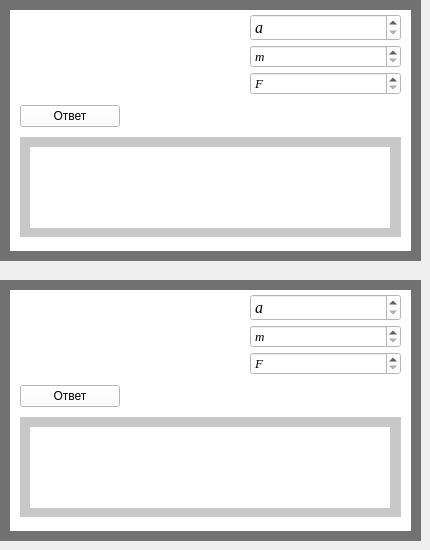
      <widget class="QWidget" name="tab_8">
       <attribute name="title">
        <string>Закон ньютона</string>
       </attribute>
       <widget class="QWidget" name="widget_19" native="true">
        <property name="geometry">
         <rect>
          <x>0</x>
          <y>0</y>
          <width>421</width>
          <height>261</height>
         </rect>
        </property>
        <property name="styleSheet">
         <string notr="true">background-color: rgb(0, 0, 0);
background-color: rgb(113, 113, 113);</string>
        </property>
        <widget class="QWidget" name="widget_20" native="true">
         <property name="geometry">
          <rect>
           <x>10</x>
           <y>10</y>
           <width>401</width>
           <height>241</height>
          </rect>
         </property>
         <property name="styleSheet">
          <string notr="true">background-color: rgb(255, 255, 255);</string>
         </property>
         <widget class="QWidget" name="verticalLayoutWidget_27">
          <property name="geometry">
           <rect>
            <x>10</x>
            <y>0</y>
            <width>381</width>
            <height>231</height>
           </rect>
          </property>
          <layout class="QVBoxLayout" name="verticalLayout_32">
           <item>
            <layout class="QHBoxLayout" name="horizontalLayout_18">
             <property name="spacing">
              <number>50</number>
             </property>
             <item>
              <widget class="QLabel" name="label_52">
               <property name="minimumSize">
                <size>
                 <width>180</width>
                 <height>0</height>
                </size>
               </property>
               <property name="styleSheet">
                <string notr="true">background-color: rgb(255, 255, 255);</string>
               </property>
               <property name="text">
                <string/>
               </property>
               <property name="pixmap">
                <pixmap>D:/Downloads/55.png</pixmap>
               </property>
              </widget>
             </item>
             <item>
              <layout class="QVBoxLayout" name="verticalLayout_33">
               <property name="spacing">
                <number>4</number>
               </property>
               <item>
                <widget class="QSpinBox" name="spinBox_61">
                 <property name="font">
                  <font>
                   <family>Times New Roman</family>
                   <pointsize>12</pointsize>
                   <italic>true</italic>
                  </font>
                 </property>
                 <property name="specialValueText">
                  <string>a</string>
                 </property>
                 <property name="maximum">
                  <number>1000000000</number>
                 </property>
                </widget>
               </item>
               <item>
                <widget class="QSpinBox" name="spinBox_62">
                 <property name="font">
                  <font>
                   <family>Times New Roman</family>
                   <pointsize>10</pointsize>
                   <italic>true</italic>
                  </font>
                 </property>
                 <property name="specialValueText">
                  <string>m</string>
                 </property>
                 <property name="maximum">
                  <number>1000000000</number>
                 </property>
                </widget>
               </item>
               <item>
                <widget class="QSpinBox" name="spinBox_63">
                 <property name="font">
                  <font>
                   <family>Times New Roman</family>
                   <pointsize>10</pointsize>
                   <italic>true</italic>
                  </font>
                 </property>
                 <property name="specialValueText">
                  <string>F</string>
                 </property>
                 <property name="maximum">
                  <number>1000000000</number>
                 </property>
                </widget>
               </item>
              </layout>
             </item>
            </layout>
           </item>
           <item>
            <widget class="QPushButton" name="pushButton_18">
             <property name="minimumSize">
              <size>
               <width>100</width>
               <height>0</height>
              </size>
             </property>
             <property name="maximumSize">
              <size>
               <width>100</width>
               <height>16777215</height>
              </size>
             </property>
             <property name="text">
              <string>Ответ</string>
             </property>
            </widget>
           </item>
           <item>
            <widget class="QWidget" name="widget_75" native="true">
             <property name="minimumSize">
              <size>
               <width>0</width>
               <height>100</height>
              </size>
             </property>
             <property name="maximumSize">
              <size>
               <width>400</width>
               <height>100</height>
              </size>
             </property>
             <property name="styleSheet">
              <string notr="true">background-color: rgb(200, 200, 200);</string>
             </property>
             <widget class="QLabel" name="label_53">
              <property name="geometry">
               <rect>
                <x>10</x>
                <y>10</y>
                <width>360</width>
                <height>81</height>
               </rect>
              </property>
              <property name="minimumSize">
               <size>
                <width>360</width>
                <height>0</height>
               </size>
              </property>
              <property name="maximumSize">
               <size>
                <width>360</width>
                <height>16777215</height>
               </size>
              </property>
              <property name="styleSheet">
               <string notr="true">background-color: rgb(255, 255, 255);</string>
              </property>
              <property name="text">
               <string/>
              </property>
             </widget>
            </widget>
           </item>
          </layout>
         </widget>
        </widget>
       </widget>
       <widget class="QWidget" name="widget_105" native="true">
        <property name="geometry">
         <rect>
          <x>0</x>
          <y>280</y>
          <width>421</width>
          <height>261</height>
         </rect>
        </property>
        <property name="styleSheet">
         <string notr="true">background-color: rgb(0, 0, 0);
background-color: rgb(113, 113, 113);</string>
        </property>
        <widget class="QWidget" name="widget_110" native="true">
         <property name="geometry">
          <rect>
           <x>10</x>
           <y>10</y>
           <width>401</width>
           <height>241</height>
          </rect>
         </property>
         <property name="styleSheet">
          <string notr="true">background-color: rgb(255, 255, 255);</string>
         </property>
         <widget class="QWidget" name="verticalLayoutWidget_55">
          <property name="geometry">
           <rect>
            <x>10</x>
            <y>0</y>
            <width>381</width>
            <height>231</height>
           </rect>
          </property>
          <layout class="QVBoxLayout" name="verticalLayout_81">
           <item>
            <layout class="QHBoxLayout" name="horizontalLayout_45">
             <property name="spacing">
              <number>50</number>
             </property>
             <item>
              <widget class="QLabel" name="label_90">
               <property name="minimumSize">
                <size>
                 <width>180</width>
                 <height>0</height>
                </size>
               </property>
               <property name="styleSheet">
                <string notr="true">background-color: rgb(255, 255, 255);</string>
               </property>
               <property name="text">
                <string/>
               </property>
               <property name="pixmap">
                <pixmap>D:/Downloads/55.png</pixmap>
               </property>
              </widget>
             </item>
             <item>
              <layout class="QVBoxLayout" name="verticalLayout_82">
               <property name="spacing">
                <number>4</number>
               </property>
               <item>
                <widget class="QSpinBox" name="spinBox_127">
                 <property name="font">
                  <font>
                   <family>Times New Roman</family>
                   <pointsize>12</pointsize>
                   <italic>true</italic>
                  </font>
                 </property>
                 <property name="specialValueText">
                  <string>a</string>
                 </property>
                 <property name="maximum">
                  <number>1000000000</number>
                 </property>
                </widget>
               </item>
               <item>
                <widget class="QSpinBox" name="spinBox_128">
                 <property name="font">
                  <font>
                   <family>Times New Roman</family>
                   <pointsize>10</pointsize>
                   <italic>true</italic>
                  </font>
                 </property>
                 <property name="specialValueText">
                  <string>m</string>
                 </property>
                 <property name="maximum">
                  <number>1000000000</number>
                 </property>
                </widget>
               </item>
               <item>
                <widget class="QSpinBox" name="spinBox_129">
                 <property name="font">
                  <font>
                   <family>Times New Roman</family>
                   <pointsize>10</pointsize>
                   <italic>true</italic>
                  </font>
                 </property>
                 <property name="specialValueText">
                  <string>F</string>
                 </property>
                 <property name="maximum">
                  <number>1000000000</number>
                 </property>
                </widget>
               </item>
              </layout>
             </item>
            </layout>
           </item>
           <item>
            <widget class="QPushButton" name="pushButton_59">
             <property name="minimumSize">
              <size>
               <width>100</width>
               <height>0</height>
              </size>
             </property>
             <property name="maximumSize">
              <size>
               <width>100</width>
               <height>16777215</height>
              </size>
             </property>
             <property name="text">
              <string>Ответ</string>
             </property>
            </widget>
           </item>
           <item>
            <widget class="QWidget" name="widget_111" native="true">
             <property name="minimumSize">
              <size>
               <width>0</width>
               <height>100</height>
              </size>
             </property>
             <property name="maximumSize">
              <size>
               <width>400</width>
               <height>100</height>
              </size>
             </property>
             <property name="styleSheet">
              <string notr="true">background-color: rgb(200, 200, 200);</string>
             </property>
             <widget class="QLabel" name="label_91">
              <property name="geometry">
               <rect>
                <x>10</x>
                <y>10</y>
                <width>360</width>
                <height>81</height>
               </rect>
              </property>
              <property name="minimumSize">
               <size>
                <width>360</width>
                <height>0</height>
               </size>
              </property>
              <property name="maximumSize">
               <size>
                <width>360</width>
                <height>16777215</height>
               </size>
              </property>
              <property name="styleSheet">
               <string notr="true">background-color: rgb(255, 255, 255);</string>
              </property>
              <property name="text">
               <string/>
              </property>
             </widget>
            </widget>
           </item>
          </layout>
         </widget>
        </widget>
       </widget>
      </widget>
